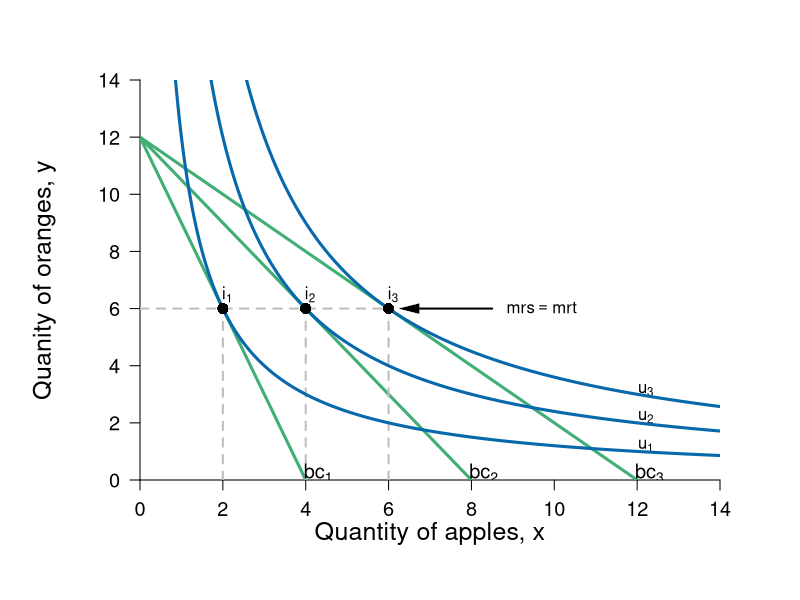

Write the R code that produced this figure.
library(shape)
pdf(file = "demandcd.pdf", width = 8, height = 8)

axislabelsize <- 1.5
labelsize <- 1.2
graphlinewidth <- 3
segmentlinewidth <- 2


COL <- c("#7fc97f", "#beaed4", "#fdc086", "#ffff99", "#386cb0", "#f0027f", "#bf5b17", "#666666")
COLA <- c("#99d8c9","#66c2a4","#41ae76", "#238b45", "#005824")
COLB <- c("#4eb3d3", "#2b8cbe", "#0868ac","#084081")

#Edited the margins to cater for the larger LHS labels
par(mar =  c(6, 7, 4, 4))

uA <- function(x, y, alpha = 0.5) {
  x^(alpha)*y^(1 - alpha)
}

bcA <- function(x, w = 20, p = 2) {
  w - p*x
}


xlims <- c(0, 14)
ylims <- c(0, 14)

npts <- 501 
x <- seq(xlims[1], xlims[2], length.out = npts)
y <- seq(ylims[1], ylims[2], length.out = npts) 
a <- c(sqrt(2)*sqrt(6), 2*sqrt(6), 6)

plot(0, 0, xlim = xlims, ylim = ylims, type = "n",
     xlab = expression(paste("")),
     ylab = expression(paste("")), 
     xaxt = "n", 
     yaxt = "n", 
     cex.lab = axislabelsize, 
     bty = "n",
     xaxs="i", 
     yaxs="i")

ticksy <- seq(from = 0, to = ylims[2], by = 2)
ylabels <- seq(from = 0, to = ylims[2], by = 2)
ticksx <- seq(from = 0, to = xlims[2], by = 2)
xlabels <- seq(from = 0, to = xlims[2], by = 2)
# ticksy <- c(0, 6, 9, 12, ylims[2])
# ylabels <- c(NA, expression(paste(y==m[1]/p[y])), expression(paste(y == m[2]/p[y])), expression(paste(y == m[3]/p[y])), NA)
# ticksx <- c(0, 6, 9, 12, xlims[2])
# xlabels <- c(NA, expression(paste(x == m[1]/p[x])), expression(paste(x == m[2]/p[x])), expression(paste(x == m[3]/p[x])), NA)

axis(1, at = ticksx, pos = 0, labels = xlabels, cex.axis = labelsize)
axis(2, at = ticksy, pos = 0, labels = ylabels, las = 1, cex.axis = labelsize)

npts <- 500 
xx1 <- seq(xlims[1], xlims[2], length.out = npts)

lines(xx1, bcA(xx1, w = 12, p = 1), col = COLA[3], lwd = graphlinewidth)
lines(xx1, bcA(xx1, w = 12, p = 1.5), col = COLA[3], lwd = graphlinewidth)
lines(xx1, bcA(xx1, w = 12, p = 3), col = COLA[3], lwd = graphlinewidth)
#lines(xx1, indiffA1(xx1, uA = 20, rmax = 2.5, xmax = 10), col = COLB[4], lwd = graphlinewidth)


#Label Axes
mtext(expression(paste("Quantity of apples, ", x)), side=1, line = 2.5, cex = axislabelsize)
text(-2.3, 0.5*ylims[2], expression(paste("Quanity of oranges, ", y)), xpd = TRUE, cex = axislabelsize, srt = 90) 

segments(0, 6, 6, 6, lty = 2, col = "gray" , lwd = segmentlinewidth)
segments(2, 0, 2, 6, lty = 2, col = "gray" , lwd = segmentlinewidth)
segments(4, 0, 4, 6, lty = 2, col = "gray" , lwd = segmentlinewidth)
segments(6, 0, 6, 6, lty = 2, col = "gray" , lwd = segmentlinewidth)

#Label the budget curve functions for the HG, Aisha
text(4.3, .25, expression(bc[1]), cex = labelsize)
text(8.3, .25, expression(bc[2]), cex = labelsize)
text(12.3, .25, expression(bc[3]), cex = labelsize)

#adding iso-welfare functions:

#Label the iso-welfare functions for the HG, Aisha
text(12.2, 1.2, expression(u[1]))
text(12.2, 2.2, expression(u[2]))
text(12.2, 3.15, expression(u[3]))
#text(6.6, 8.3, expression(u[4]^A))

contour(x, y, 
        outer(x, y, uA),
        drawlabels = FALSE,
        col = COLB[3],
        lwd = graphlinewidth,
        levels = a, 
        xaxs="i", 
        yaxs="i", 
        add = TRUE)


points(2, 6, pch = 16, col = "black", cex = 1.5)
text(2.1, 6.5, expression(i[1]))
points(4, 6, pch = 16, col = "black", cex = 1.5)
text(4.1, 6.5, expression(i[2]))
points(6, 6, pch = 16, col = "black", cex = 1.5)
text(6.1, 6.5, expression(i[3]))

Arrows(8.5, 6, 6.5, 6, col = "black", lty = 1, lwd = 2, arr.type = "triangle", arr.lwd = 0.5)
text(9.7, 6.05, expression(mrs==mrt))


dev.off()
